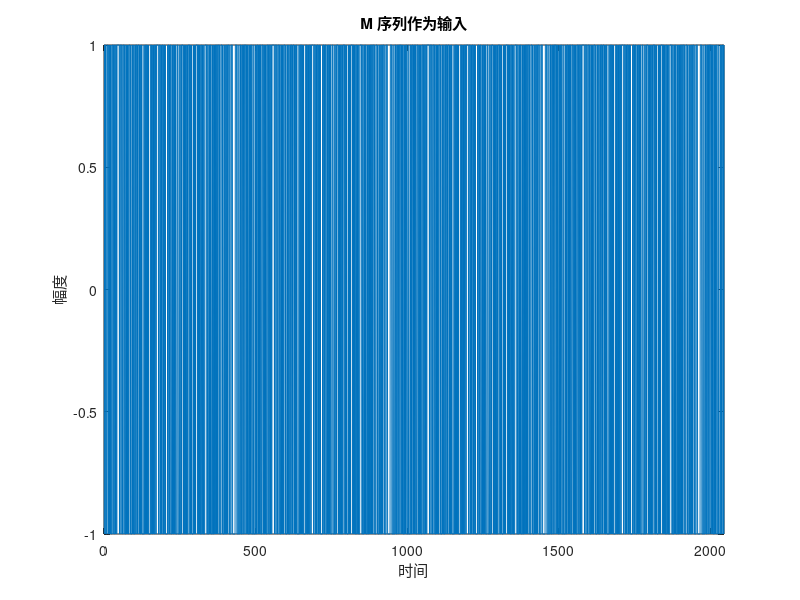
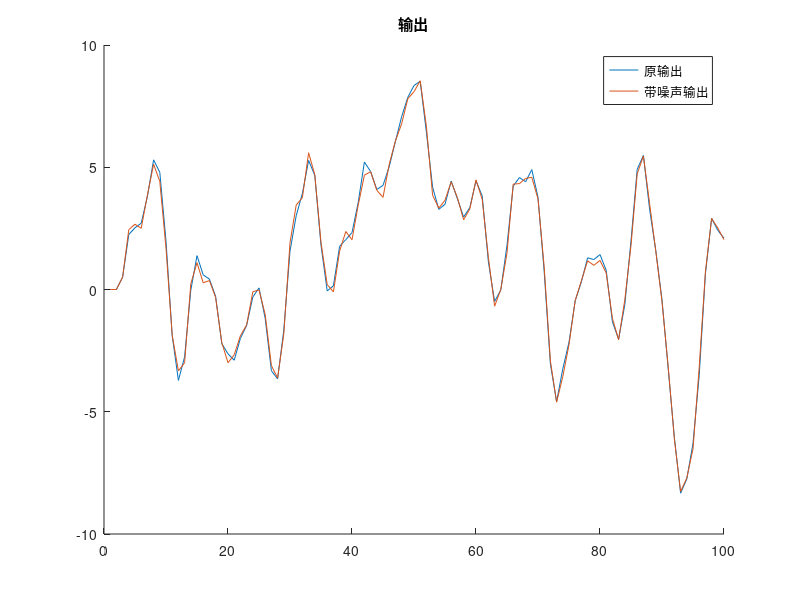
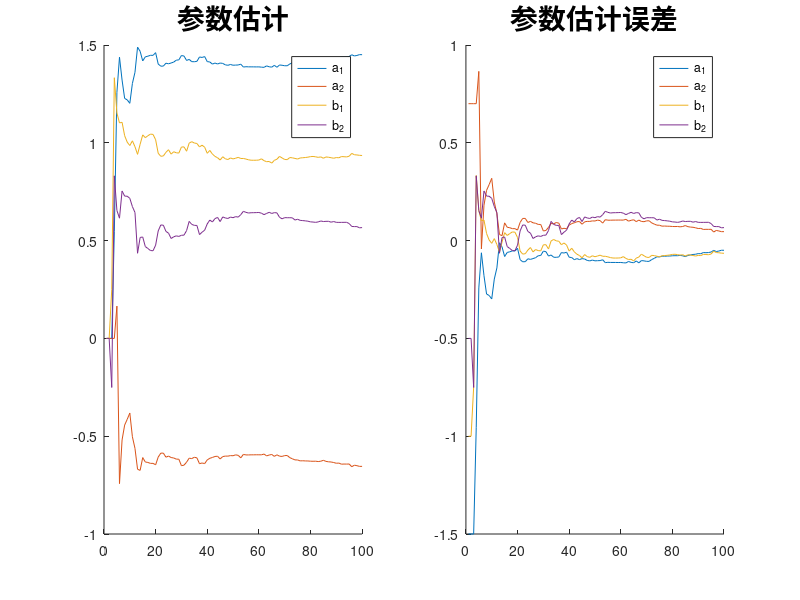

Write the MATLAB code that produced these figures, in order.
clear; clc; close all;

% 生成 M 序列
function u = generate_m_sequence(M_init, r, A)
    Np = 2 ^ length(M_init) - 1; % M 序列周期
    Num = (r + 1) * Np; % M 序列长度
    u = zeros(1, Num);
    M = M_init;

    for i = 1:Num
        u(i) = M(length(M_init)); % 取出最后一位作为当前输出
        m = xor(M(length(M_init)), M(5)); % 异或生成反馈位
        M = [m M(1:length(M_init) - 1)]; % 移位操作
    end

    u = A * (1 - 2 * u); % 值域为 (-A, A) 的 M 序列
end

register_length = 9;
M_init = [1, 1, 0, 0, 0, 1, 0, 0, 1];
u = generate_m_sequence(M_init, 3, 1);

figure;
plot(u);
title("M 序列作为输入");
xlim([0, length(u)]);
xlabel('时间');
ylabel('幅度');

sigma = 0.2; % 高斯白噪声方差
Nmax = 100; % 计算次数
x = zeros(1, Nmax);
y = zeros(1, Nmax);
z = randn(1, Nmax) * sigma;
theta = zeros(4, Nmax); % 初值设为 0
P = 100 * eye(4);

for i = 3:Nmax
    % 系统差分方程
    x(i) = 1.5 * x(i - 1) -0.7 * x(i - 2) + 1 * u(i - 1) + 0.5 * u(i - 2);
    y(i) = x(i) + z(i);
    % 计算 phi
    phi = [y(i - 1) y(i - 2) u(i - 1) u(i - 2)]';
    % 计算 theta, K 和 P
    K = P * phi / (1 + phi' * P * phi);
    theta(:, i) = theta(:, i - 1) + K * (y(i) - phi' * theta(:, i - 1));
    P = P - P * phi / (1 + phi' * P * phi) * phi' * P;

end

figure;
hold on;
title("输出");
plot(x);
plot(y);
legend("原输出", "带噪声输出");
hold off;
figure;

subplot(1, 2, 1);
hold on;
title("参数估计", "FontSize", 20, "FontWeight", "bold");

for i = 1:4
    plot(1:length(theta(i, :)), theta(i, :));
end

legend("a_1", "a_2", "b_1", "b_2");
hold off;
param = [1.5 -0.7 1 0.5];
subplot(1, 2, 2);

hold on;
title("参数估计误差", "FontSize", 20, "FontWeight", "bold");

for i = 1:4
    error = theta(i, :) - param(i);
    plot(1:length(error), error);
end

legend("a_1", "a_2", "b_1", "b_2");
hold off;
